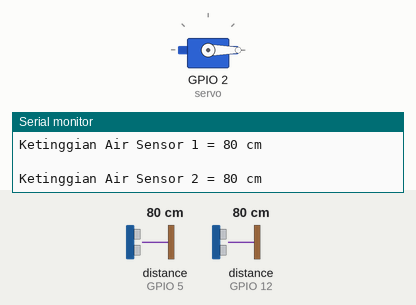
A sketch run on a simulated ESP8266 (NodeMCU). Shown: servo, the last lines printed to the serial monitor. Wiring (inferred from the names in the program): 2 × ultrasonic range finder: trigger GPIO 14, echo GPIO 12 / trigger GPIO 16, echo GPIO 5. Inputs (shaded band) come from the test bench; at power-on: distance to the obstacle (sensors on GPIO 5, GPIO 12) 80 cm. The echo pulse lasts 58.3 µs per cm; WiFi joins after 1.5 s; servers stay silent unless stated; uploads are accepted with an empty reply; random numbers use the default seed unless the sketch sets one; no MQTT or app messages arrive unless stated.

Above: at 3.2 s.
3.3 s: distance to the obstacle (sensor on GPIO 5) set to 9 cm
4.8 s: distance to the obstacle (sensor on GPIO 5) set to 6 cm
At 6.0 s:
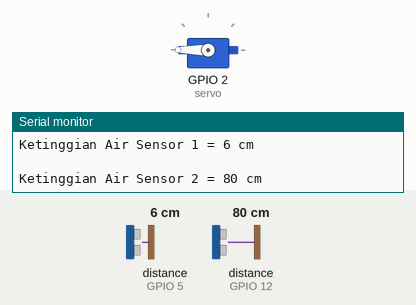
10.6 s: distance to the obstacle (sensor on GPIO 5) set to 18 cm
At 12.8 s:
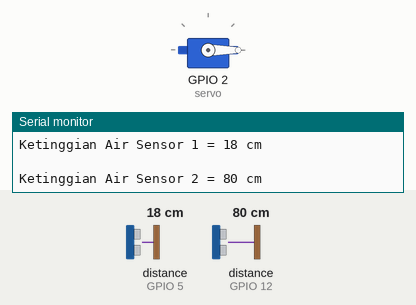
13.4 s: distance to the obstacle (sensor on GPIO 5) set to 2 cm
At 15.5 s:
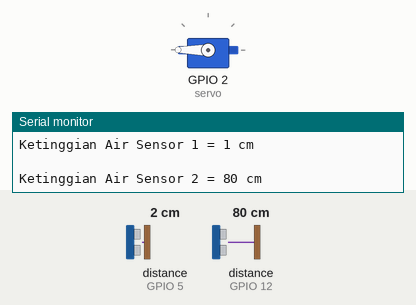
Timing chart, 0 to 17.0 s (numbered marks = the images above; inputs shaded):
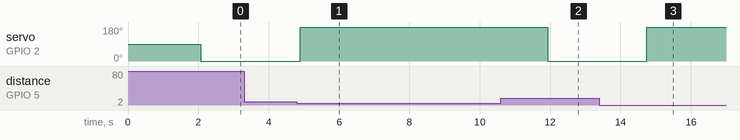

Measured:
- the behaviour switches between 8 and 7 cm on distance to the obstacle (sensor on GPIO 5) (found by bisection; images 0 and 1)
- after the input at 4.8 s, servo on GPIO 2 (servo): 0° → 180° after 0.09 s
- after the input at 10.6 s, servo on GPIO 2 (servo): 180° → 0° after 1.3 s
- after the input at 13.4 s, servo on GPIO 2 (servo): 0° → 180° after 1.3 s

The sketch:

mqtt_esp8266TelemetrytTugas.ino
```cpp
#ifdef ESP8266
 #include <ESP8266WiFi.h>
 #else
 #include <WiFi.h>
#endif

#include "DHTesp.h"
#include <ESP8266WiFi.h>
#include <PubSubClient.h>
#include <Servo.h>
#include <ArduinoJson.h>
#include <WiFiClientSecure.h>
#include <ESP8266HTTPClient.h>

// Update these with values suitable for your network.

const char* ssid = "RumahKU";
const char* password = "SETYA202";

//IP Server tempat aplikasi berjalan
const char* server = "192.168.1.7";

const char* mqtt_server = "68179bb1d2284858bc019b688666dbf1.s1.eu.hivemq.cloud";
const char* mqtt_username = "pintuotomatis";
const char* mqtt_password = "Pintuairotomatis1";
const int mqtt_port = 8883;


WiFiClientSecure espClient;
PubSubClient client(espClient);
long lastMsg = 0;
char msg[50];
char msg2[50];

Servo servo;
// long duration, distance;
int trigPin = 16; //pin D0
int echoPin = 5; //pin D1

int trigPin2 = 14; //pin D5
int echoPin2 = 12; //pin D6
int value = 0;

long duration, distance;
long duration2, distance2;

static const char *root_ca PROGMEM = R"EOF(
-----BEGIN CERTIFICATE-----
MIIFazCCA1OgAwIBAgIRAIIQz7DSQONZRGPgu2OCiwAwDQYJKoZIhvcNAQELBQAw
TzELMAkGA1UEBhMCVVMxKTAnBgNVBAoTIEludGVybmV0IFNlY3VyaXR5IFJlc2Vh
cmNoIEdyb3VwMRUwEwYDVQQDEwxJU1JHIFJvb3QgWDEwHhcNMTUwNjA0MTEwNDM4
WhcNMzUwNjA0MTEwNDM4WjBPMQswCQYDVQQGEwJVUzEpMCcGA1UEChMgSW50ZXJu
ZXQgU2VjdXJpdHkgUmVzZWFyY2ggR3JvdXAxFTATBgNVBAMTDElTUkcgUm9vdCBY
MTCCAiIwDQYJKoZIhvcNAQEBBQADggIPADCCAgoCggIBAK3oJHP0FDfzm54rVygc
h77ct984kIxuPOZXoHj3dcKi/vVqbvYATyjb3miGbESTtrFj/RQSa78f0uoxmyF+
0TM8ukj13Xnfs7j/EvEhmkvBioZxaUpmZmyPfjxwv60pIgbz5MDmgK7iS4+3mX6U
A5/TR5d8mUgjU+g4rk8Kb4Mu0UlXjIB0ttov0DiNewNwIRt18jA8+o+u3dpjq+sW
T8KOEUt+zwvo/7V3LvSye0rgTBIlDHCNAymg4VMk7BPZ7hm/ELNKjD+Jo2FR3qyH
B5T0Y3HsLuJvW5iB4YlcNHlsdu87kGJ55tukmi8mxdAQ4Q7e2RCOFvu396j3x+UC
B5iPNgiV5+I3lg02dZ77DnKxHZu8A/lJBdiB3QW0KtZB6awBdpUKD9jf1b0SHzUv
KBds0pjBqAlkd25HN7rOrFleaJ1/ctaJxQZBKT5ZPt0m9STJEadao0xAH0ahmbWn
OlFuhjuefXKnEgV4We0+UXgVCwOPjdAvBbI+e0ocS3MFEvzG6uBQE3xDk3SzynTn
jh8BCNAw1FtxNrQHusEwMFxIt4I7mKZ9YIqioymCzLq9gwQbooMDQaHWBfEbwrbw
qHyGO0aoSCqI3Haadr8faqU9GY/rOPNk3sgrDQoo//fb4hVC1CLQJ13hef4Y53CI
rU7m2Ys6xt0nUW7/vGT1M0NPAgMBAAGjQjBAMA4GA1UdDwEB/wQEAwIBBjAPBgNV
HRMBAf8EBTADAQH/MB0GA1UdDgQWBBR5tFnme7bl5AFzgAiIyBpY9umbbjANBgkq
hkiG9w0BAQsFAAOCAgEAVR9YqbyyqFDQDLHYGmkgJykIrGF1XIpu+ILlaS/V9lZL
ubhzEFnTIZd+50xx+7LSYK05qAvqFyFWhfFQDlnrzuBZ6brJFe+GnY+EgPbk6ZGQ
3BebYhtF8GaV0nxvwuo77x/Py9auJ/GpsMiu/X1+mvoiBOv/2X/qkSsisRcOj/KK
NFtY2PwByVS5uCbMiogziUwthDyC3+6WVwW6LLv3xLfHTjuCvjHIInNzktHCgKQ5
ORAzI4JMPJ+GslWYHb4phowim57iaztXOoJwTdwJx4nLCgdNbOhdjsnvzqvHu7Ur
TkXWStAmzOVyyghqpZXjFaH3pO3JLF+l+/+sKAIuvtd7u+Nxe5AW0wdeRlN8NwdC
jNPElpzVmbUq4JUagEiuTDkHzsxHpFKVK7q4+63SM1N95R1NbdWhscdCb+ZAJzVc
oyi3B43njTOQ5yOf+1CceWxG1bQVs5ZufpsMljq4Ui0/1lvh+wjChP4kqKOJ2qxq
4RgqsahDYVvTH9w7jXbyLeiNdd8XM2w9U/t7y0Ff/9yi0GE44Za4rF2LN9d11TPA
mRGunUHBcnWEvgJBQl9nJEiU0Zsnvgc/ubhPgXRR4Xq37Z0j4r7g1SgEEzwxA57d
emyPxgcYxn/eR44/KJ4EBs+lVDR3veyJm+kXQ99b21/+jh5Xos1AnX5iItreGCc=
-----END CERTIFICATE-----
)EOF";


void setup_wifi() {
  delay(10);
  // We start by connecting to a WiFi network
  Serial.println();
  Serial.print("Connecting to ");
  Serial.println(ssid);
  WiFi.begin(ssid, password);

  while (WiFi.status() != WL_CONNECTED) {
    delay(500);
    Serial.print(".");
  }
  Serial.println("");
  Serial.println("WiFi connected");
  Serial.println("IP address: ");
  Serial.println(WiFi.localIP());
}

void callback(char* topic, byte* payload, unsigned int length) {
  Serial.print("Message arrived [");
  Serial.print(topic);
  Serial.print("] ");
  for (int i = 0; i < length; i++) {
    Serial.print((char)payload[i]);
  }
    Serial.println();

  // Switch on the LED if an 1 was received as first character
  if ((char)payload[0] == '1') {
    digitalWrite(BUILTIN_LED, LOW);   // Turn the LED on (Note that LOW is the voltage level
    // but actually the LED is on; this is because
    // it is acive low on the ESP-01)
  } else {
    digitalWrite(BUILTIN_LED, HIGH);  // Turn the LED off by making the voltage HIGH

  }
}

void reconnect() {
  // Loop until we're reconnected
  while (!client.connected()) {
    Serial.print("Attempting MQTT connection...");
    // Attempt to connect
    String clientId = "ESP8266Client-";
    clientId += String(random(0xffff), HEX);
    if  (client.connect(clientId.c_str(),mqtt_username, mqtt_password)){
    // (client.connect("hivemq.webclient.1684423618715")) {
      Serial.println("connected");
      // Once connected, publish an announcement...
      client.publish("mqtt/out", "hallo semuanya");
      // ... and resubscribe
      client.subscribe("mqtt/in");
    } else {
      Serial.print("failed, rc=");
      Serial.print(client.state());
      Serial.println(" try again in 5 seconds");
      // Wait 5 seconds before retrying
      delay(5000);
    }
  }
}

void setup() {
  pinMode(BUILTIN_LED, OUTPUT);     // Initialize the BUILTIN_LED pin as an output
  Serial.begin(115200);
  pinMode(trigPin, OUTPUT);
  pinMode(echoPin, INPUT);
  pinMode(trigPin2, OUTPUT);
  pinMode(echoPin2, INPUT);
  servo.attach(2); //D4
  delay(500);
  setup_wifi();

  #ifdef ESP8266
    espClient.setInsecure();
  #else
    espClient.setCACert(root_ca);      // enable this line and the the "certificate" code for secure connection
  #endif

  client.setServer(mqtt_server, mqtt_port);
  client.setCallback(callback);
}

void loop() {
  if (!client.connected()) {
    reconnect();
  }
    client.loop();

  long now = millis();
    if (now - lastMsg > 1000) {
      lastMsg = now;
      ++value;

      digitalWrite(trigPin, LOW);
      delayMicroseconds(2);
      digitalWrite(trigPin, HIGH);
      delayMicroseconds(10);
      digitalWrite(trigPin, LOW);
      duration = pulseIn(echoPin, HIGH);
      distance = (duration/2) / 29.1;

      digitalWrite(trigPin2, LOW);
      delayMicroseconds(2);
      digitalWrite(trigPin2, HIGH);
      delayMicroseconds(10);
       digitalWrite(trigPin2, LOW);
      duration2 = pulseIn(echoPin2, HIGH);
      distance2 = (duration2/2) / 29.1;


    if(distance < 8){
      servo.write(180);
    }else if(distance2 <10){
      servo.write(180);
 } else{
    servo.write(0);
}


    snprintf (msg, 75, "Ketinggian Air Sensor 1 = %ld cm", distance);
    Serial.println(" ");
    snprintf (msg2, 40, "Ketinggian Air Sensor 2 = %ld cm", distance2);

    Serial.println(msg);
    Serial.println(" ");
    Serial.println(msg2);
    client.publish("mqtt/out", msg2);
    client.publish("mqtt/out", msg);

    //kirim data ke database
    WiFiClient client;
    String Link ;
    HTTPClient http;
    Link = "http://"+String(server)+"/waterlevel/kirimdata.php?tinggi=" + String(distance);
    http.begin(client, Link);
    http.GET();

    WiFiClient users;
    Link = "http://"+String(server)+"/waterlevel/kirimdata1.php?tinggi=" + String(distance2);
    http.begin(users, Link);
    http.GET();
//    http.end();

  }
    delay(500);

    // Serial.print("Publish message: ");
    // Serial.println(msg);
    // client.publish("outTopic", msg);
}
```
